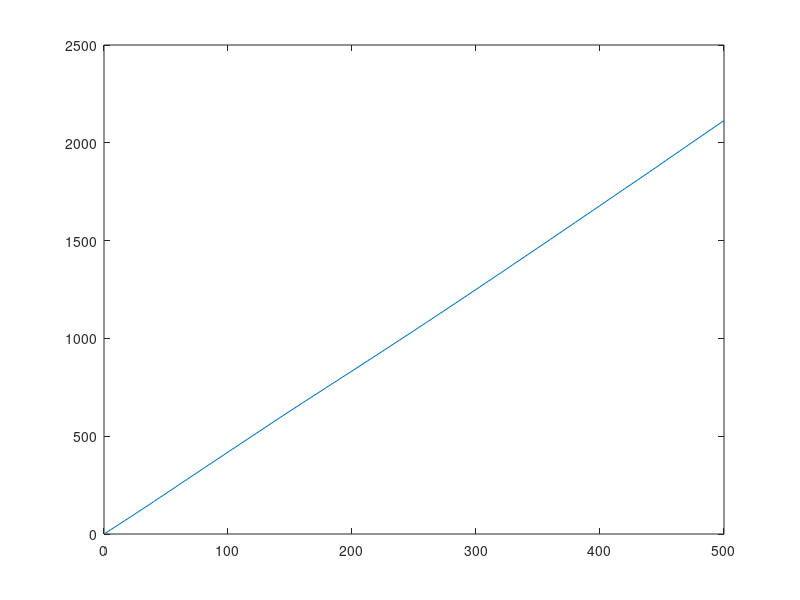

MATLAB code for this plot:
close all;
clear all;
format long;
scale=1024/5;
amplification=500;

Vc=scale*amplification/1000*[0,0.397,1.0,1.612,3.267,5.735,6.54,7.34,8.138,8.94,9.747,...
    10.561,11.382,12.209,13.040,13.457,13.874,14.293,14.713,15.133,15.554,15.975,...
    16.397,16.82,17.243,18.081,18.941,19.792,20.644];
Tc=[0,10,25,40,80,140,160,180,200,220,240,...
    260,280,300,320,330,340,350,360,370,380,390,...
    400,410,420,440,460,480,500];

%input offset voltage drift by temp
%Vc=Vc+25*50E-9;

plot(Tc,Vc);

for i=2:2:length(Vc)*2
  gah(i)=Tc(floor(i/2));   
end    

for i=1:2:(length(Vc)*2)-1
  gah(i)=Vc(floor((i+1)/2));   
end 


gah=round(gah);



maximum= 1;
for j=1:size(Vc,2)
       
    lollotiloo=strcat('{',num2str(round(Vc(j))),',',num2str(Tc(j)) ,'},');
    if size(lollotiloo,2) > maximum
       maximum=  size(lollotiloo,2);
    end
    
    for i=1:maximum
        test2(j,i)=lollotiloo(i)
    end
     
end

dlmwrite('ktype.txt',test2,'delimiter','','newline','pc');
